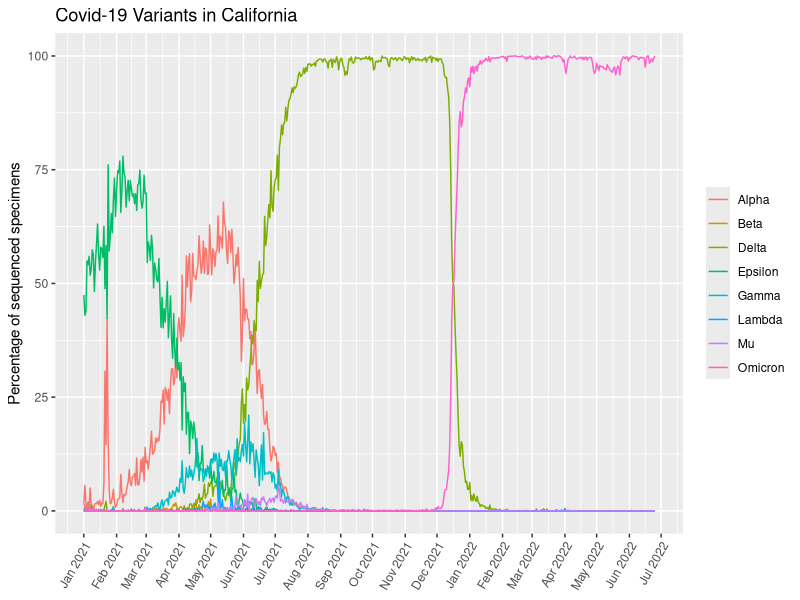

Write R code to recreate this figure.
## ---- chunk 1
variants_data <- read.csv('covid19_variants.csv')
head(variants_data)
## ---- chunk 2
no_total_and_other <- variants_data[variants_data$variant_name != "Total" 
                                    & variants_data$variant_name != "Other",]
## ---- chunk 3
library(ggplot2)
## ---- chunk 4
ggplot(data=no_total_and_other, aes(x=as.Date(date), y=percentage, color=variant_name)) + 
    # tell ggplot what data to use; also specify date is on the x-axis         
    # (converted from character to date format)
    # and percentage is on y-axis; color/group by variant
  geom_line() + # making a line graph/time series
  scale_x_date(date_labels = "%b %Y", date_breaks = "1 month") + 
    # change date format to month/Year (e.g. Mar 2022)
  theme(axis.text.x=element_text(angle = 60, hjust = 1, vjust = 1), 
        legend.title = element_blank()) + 
    # set x-axis tick labels (dates) at an angle and re-position for easier 
    # reading; also remove title from variant legend
  xlab(NULL) + # remove x-axis label
  ylab("Percentage of sequenced specimens") + # change y-axis label
  ggtitle("Covid-19 Variants in California") # add graph title 
